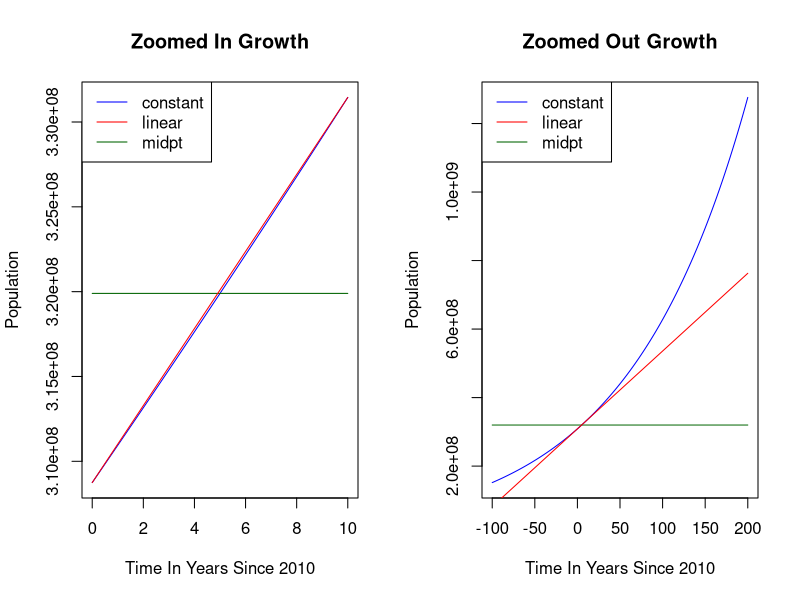

Here is the R script that generated this plot:
## ---- chunk 1
options(digits=20)
## ---- chunk 2
(15641+16144)/2
## ---- chunk 3
(16144+((16144+16752)/2))/2
## ---- chunk 4
(((16144+16752)/2)+16752)/2
## ---- chunk 5
(16752+((16752+17936)/2))/2
## ---- chunk 6
(((16752+17936)/2)+17936)/2
## ---- chunk 7
(17936-15641)/(15892.5 + 32896 + 34688)
## ---- chunk 8
log(16144/15641)
## ---- chunk 9
(log(16752/16144))/2
## ---- chunk 10
(log(17936/16752))/2
## ---- chunk 11
(log(17936/15641))/2
## ---- chunk 12
521/((16144+((16144+16752)/2))/2)
## ---- chunk 13
(521+465+530)/(32896+((16752+((16752+17936)/2))/2))
## ---- chunk 14
(556+521+465+530+512)/(15892.5+32896+34688)
## ---- chunk 15
(log(331449281/308745538))/10
## ---- chunk 16
log(3)/0.0070957363412853538542
## ---- chunk 17
331449281*exp(0.0070957363412853538542*29.75)
## ---- chunk 18
((331449281-308745538)/log(331449281/308745538))*10
## ---- chunk 19
308745538*exp(0.0070957363412853538542*5)
## ---- chunk 20

equation1=function(x){308745538*exp(0.0070957363412853538542*(x))}
equation2=function(x){319896055.90262937546}+0*x
equation3=function(x)(308745538+((331449281-308745538)/10)*x)

par(mfrow = c(1, 2))
curve(equation1, from=0, to=10, xlab="Time In Years Since 2010", ylab="Population", 
      col="blue", lwd=1, main="Zoomed In Growth" )
curve(equation2, from=0, to=10, n=3000, add=TRUE, xlab="X", ylab="Y", col="darkgreen",lwd=1)

curve(equation3, from=0, to=10, n=3000, add=TRUE, xlab="X", ylab="Y", col="red",lwd=1)

legend(x="topleft", legend=c("constant", "linear", "midpt"), lty = c(1,1,1), col=c("blue","red", "darkgreen"))

curve(equation1, from=-100, to=200, xlab="Time In Years Since 2010", ylab="Population", 
      col="blue", lwd=1, main="Zoomed Out Growth" )

curve(equation2, from=-100, to=200, n=3000, add=TRUE, xlab="X", ylab="Y", col="darkgreen",lwd=1)

curve(equation3, from=-100, to=200, n=3000, add=TRUE, xlab="X", ylab="Y", col="red",lwd=1)

legend(x="topleft", legend=c("constant", "linear", "midpt"), lty = c(1,1,1), col=c("blue","red", "darkgreen"))
## ---- chunk 21
"constant"
integrate(equation1, 0, 10)
"linear"
integrate(equation3, 0, 10)
"midpoint"
integrate(equation2, 0, 10)
## ---- chunk 22
(log((331449281)/308745538))/10
## ---- chunk 23
(log(331449281/308745538))/(10+1/6)
## ---- chunk 24
308745538*exp(0.0069794127947069061271*(5+1/12))
## ---- chunk 25
(log(0.5))/(-0.0091)
